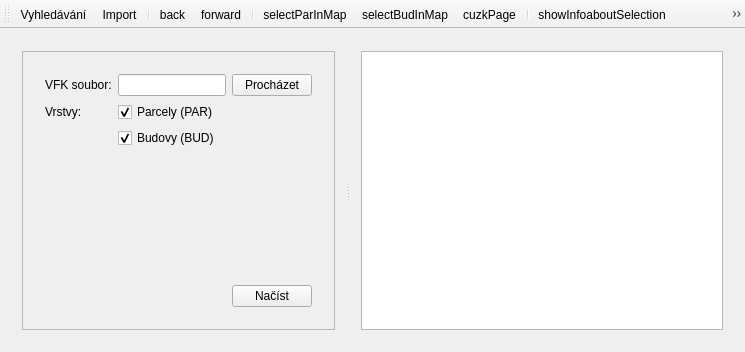
<?xml version="1.0" encoding="UTF-8"?>
<ui version="4.0">
 <class>MainApp</class>
 <widget class="QMainWindow" name="MainApp">
  <property name="geometry">
   <rect>
    <x>0</x>
    <y>0</y>
    <width>745</width>
    <height>352</height>
   </rect>
  </property>
  <property name="windowTitle">
   <string>Prohlížeč VFK</string>
  </property>
  <property name="layoutDirection">
   <enum>Qt::LeftToRight</enum>
  </property>
  <property name="tabShape">
   <enum>QTabWidget::Rounded</enum>
  </property>
  <widget class="QWidget" name="centralWidget">
   <layout class="QGridLayout" name="gridLayout_4">
    <item row="0" column="0">
     <widget class="QSplitter" name="splitter">
      <property name="orientation">
       <enum>Qt::Horizontal</enum>
      </property>
      <widget class="QStackedWidget" name="stackedWidget">
       <property name="sizePolicy">
        <sizepolicy hsizetype="Fixed" vsizetype="Preferred">
         <horstretch>2</horstretch>
         <verstretch>0</verstretch>
        </sizepolicy>
       </property>
       <property name="currentIndex">
        <number>0</number>
       </property>
       <widget class="QWidget" name="importPage">
        <layout class="QGridLayout" name="gridLayout_10">
         <item row="0" column="0">
          <widget class="QScrollArea" name="scrollArea_5">
           <property name="widgetResizable">
            <bool>true</bool>
           </property>
           <widget class="QWidget" name="scrollAreaWidgetContents_5">
            <property name="geometry">
             <rect>
              <x>0</x>
              <y>0</y>
              <width>349</width>
              <height>274</height>
             </rect>
            </property>
            <layout class="QGridLayout" name="gridLayout_11">
             <item row="0" column="0">
              <widget class="QWidget" name="widget" native="true">
               <layout class="QVBoxLayout" name="verticalLayout_2">
                <item>
                 <layout class="QGridLayout" name="gridLayout_12">
                  <item row="1" column="0">
                   <widget class="QLabel" name="label_2">
                    <property name="text">
                     <string>Vrstvy:</string>
                    </property>
                   </widget>
                  </item>
                  <item row="1" column="1">
                   <widget class="QCheckBox" name="parCheckBox">
                    <property name="text">
                     <string>Parcely (PAR)</string>
                    </property>
                    <property name="checked">
                     <bool>true</bool>
                    </property>
                   </widget>
                  </item>
                  <item row="2" column="1">
                   <widget class="QCheckBox" name="budCheckBox">
                    <property name="text">
                     <string>Budovy (BUD)</string>
                    </property>
                    <property name="checked">
                     <bool>true</bool>
                    </property>
                   </widget>
                  </item>
                  <item row="0" column="0">
                   <widget class="QLabel" name="label">
                    <property name="text">
                     <string>VFK soubor:</string>
                    </property>
                   </widget>
                  </item>
                  <item row="0" column="1">
                   <layout class="QHBoxLayout" name="horizontalLayout_3">
                    <item>
                     <widget class="QLineEdit" name="vfkFileLineEdit"/>
                    </item>
                    <item>
                     <widget class="QPushButton" name="browseButton">
                      <property name="text">
                       <string>Procházet</string>
                      </property>
                     </widget>
                    </item>
                   </layout>
                  </item>
                 </layout>
                </item>
                <item>
                 <spacer name="verticalSpacer">
                  <property name="orientation">
                   <enum>Qt::Vertical</enum>
                  </property>
                  <property name="sizeHint" stdset="0">
                   <size>
                    <width>20</width>
                    <height>40</height>
                   </size>
                  </property>
                 </spacer>
                </item>
                <item>
                 <layout class="QHBoxLayout" name="horizontalLayout_2">
                  <item>
                   <spacer name="horizontalSpacer_2">
                    <property name="orientation">
                     <enum>Qt::Horizontal</enum>
                    </property>
                    <property name="sizeHint" stdset="0">
                     <size>
                      <width>40</width>
                      <height>20</height>
                     </size>
                    </property>
                   </spacer>
                  </item>
                  <item>
                   <widget class="QPushButton" name="loadVfkButton">
                    <property name="text">
                     <string>Načíst</string>
                    </property>
                   </widget>
                  </item>
                 </layout>
                </item>
               </layout>
              </widget>
             </item>
            </layout>
           </widget>
          </widget>
         </item>
        </layout>
       </widget>
       <widget class="QWidget" name="searchPage">
        <property name="sizePolicy">
         <sizepolicy hsizetype="Preferred" vsizetype="Preferred">
          <horstretch>0</horstretch>
          <verstretch>0</verstretch>
         </sizepolicy>
        </property>
        <layout class="QVBoxLayout" name="verticalLayout_3">
         <item>
          <layout class="QHBoxLayout" name="horizontalLayout_4">
           <item>
            <widget class="QLabel" name="label_3">
             <property name="sizePolicy">
              <sizepolicy hsizetype="Minimum" vsizetype="Preferred">
               <horstretch>0</horstretch>
               <verstretch>0</verstretch>
              </sizepolicy>
             </property>
             <property name="text">
              <string>Vyhledat:</string>
             </property>
            </widget>
           </item>
           <item>
            <widget class="QComboBox" name="searchCombo">
             <property name="sizePolicy">
              <sizepolicy hsizetype="MinimumExpanding" vsizetype="Fixed">
               <horstretch>0</horstretch>
               <verstretch>0</verstretch>
              </sizepolicy>
             </property>
            </widget>
           </item>
          </layout>
         </item>
         <item>
          <widget class="QStackedWidget" name="searchForms">
           <property name="currentIndex">
            <number>1</number>
           </property>
           <widget class="QWidget" name="page">
            <layout class="QGridLayout" name="gridLayout">
             <item row="0" column="0">
              <widget class="QScrollArea" name="scrollArea">
               <property name="widgetResizable">
                <bool>true</bool>
               </property>
               <widget class="QWidget" name="scrollAreaWidgetContents">
                <property name="geometry">
                 <rect>
                  <x>0</x>
                  <y>0</y>
                  <width>98</width>
                  <height>28</height>
                 </rect>
                </property>
                <layout class="QGridLayout" name="gridLayout_5">
                 <item row="0" column="0">
                  <widget class="QWidget" name="vlastniciSearchForm" native="true"/>
                 </item>
                </layout>
               </widget>
              </widget>
             </item>
            </layout>
           </widget>
           <widget class="QWidget" name="page_2">
            <layout class="QGridLayout" name="gridLayout_6">
             <item row="0" column="0">
              <widget class="QScrollArea" name="scrollArea_3">
               <property name="widgetResizable">
                <bool>true</bool>
               </property>
               <widget class="QWidget" name="scrollAreaWidgetContents_2">
                <property name="geometry">
                 <rect>
                  <x>0</x>
                  <y>0</y>
                  <width>98</width>
                  <height>28</height>
                 </rect>
                </property>
                <layout class="QGridLayout" name="gridLayout_7">
                 <item row="0" column="0">
                  <widget class="QWidget" name="parcelySearchForm" native="true"/>
                 </item>
                </layout>
               </widget>
              </widget>
             </item>
            </layout>
           </widget>
           <widget class="QWidget" name="page_3">
            <layout class="QGridLayout" name="gridLayout_2">
             <item row="0" column="0">
              <widget class="QScrollArea" name="scrollArea_2">
               <property name="widgetResizable">
                <bool>true</bool>
               </property>
               <widget class="QWidget" name="scrollAreaWidgetContents_3">
                <property name="geometry">
                 <rect>
                  <x>0</x>
                  <y>0</y>
                  <width>98</width>
                  <height>28</height>
                 </rect>
                </property>
                <layout class="QGridLayout" name="gridLayout_3">
                 <item row="0" column="0">
                  <widget class="QWidget" name="budovySearchForm" native="true"/>
                 </item>
                </layout>
               </widget>
              </widget>
             </item>
            </layout>
           </widget>
           <widget class="QWidget" name="page_4">
            <layout class="QGridLayout" name="gridLayout_8">
             <item row="0" column="0">
              <widget class="QScrollArea" name="scrollArea_4">
               <property name="widgetResizable">
                <bool>true</bool>
               </property>
               <widget class="QWidget" name="scrollAreaWidgetContents_4">
                <property name="geometry">
                 <rect>
                  <x>0</x>
                  <y>0</y>
                  <width>98</width>
                  <height>28</height>
                 </rect>
                </property>
                <layout class="QGridLayout" name="gridLayout_9">
                 <item row="0" column="0">
                  <widget class="QWidget" name="jednotkySearchForm" native="true"/>
                 </item>
                </layout>
               </widget>
              </widget>
             </item>
            </layout>
           </widget>
          </widget>
         </item>
         <item>
          <layout class="QHBoxLayout" name="horizontalLayout">
           <item>
            <spacer name="horizontalSpacer">
             <property name="orientation">
              <enum>Qt::Horizontal</enum>
             </property>
             <property name="sizeHint" stdset="0">
              <size>
               <width>40</width>
               <height>20</height>
              </size>
             </property>
            </spacer>
           </item>
           <item>
            <widget class="QPushButton" name="searchButton">
             <property name="text">
              <string>Hledej</string>
             </property>
            </widget>
           </item>
          </layout>
         </item>
        </layout>
       </widget>
      </widget>
      <widget class="QWidget" name="widget_2" native="true">
       <property name="sizePolicy">
        <sizepolicy hsizetype="Preferred" vsizetype="Preferred">
         <horstretch>3</horstretch>
         <verstretch>0</verstretch>
        </sizepolicy>
       </property>
       <layout class="QVBoxLayout" name="rightWidgetLayout">
        <item>
         <widget class="QTextBrowser" name="vfkBrowser"/>
        </item>
       </layout>
      </widget>
     </widget>
    </item>
   </layout>
  </widget>
  <widget class="QToolBar" name="toolBar">
   <property name="windowTitle">
    <string>toolBar</string>
   </property>
   <attribute name="toolBarArea">
    <enum>TopToolBarArea</enum>
   </attribute>
   <attribute name="toolBarBreak">
    <bool>false</bool>
   </attribute>
   <addaction name="actionVyhledavani"/>
   <addaction name="actionImport"/>
   <addaction name="separator"/>
   <addaction name="actionBack"/>
   <addaction name="actionForward"/>
   <addaction name="separator"/>
   <addaction name="actionSelectParInMap"/>
   <addaction name="actionSelectBudInMap"/>
   <addaction name="actionCuzkPage"/>
   <addaction name="separator"/>
   <addaction name="actionShowInfoaboutSelection"/>
   <addaction name="actionShowHelpPage"/>
   <addaction name="actionExportLatex"/>
   <addaction name="actionExportHtml"/>
  </widget>
  <action name="actionVyhledavani">
   <property name="checkable">
    <bool>true</bool>
   </property>
   <property name="icon">
    <iconset resource="resources.qrc">
     <normaloff>:/search.png</normaloff>:/search.png</iconset>
   </property>
   <property name="text">
    <string>Vyhledávání</string>
   </property>
   <property name="toolTip">
    <string>Vyhledávání</string>
   </property>
   <property name="shortcut">
    <string>Ctrl+F</string>
   </property>
  </action>
  <action name="actionImport">
   <property name="checkable">
    <bool>true</bool>
   </property>
   <property name="icon">
    <iconset resource="resources.qrc">
     <normaloff>:/db-add.png</normaloff>:/db-add.png</iconset>
   </property>
   <property name="text">
    <string>Import</string>
   </property>
   <property name="toolTip">
    <string>Import VFK</string>
   </property>
   <property name="shortcut">
    <string>Ctrl+I</string>
   </property>
  </action>
  <action name="actionBack">
   <property name="icon">
    <iconset resource="resources.qrc">
     <normaloff>:/arrowBack.png</normaloff>:/arrowBack.png</iconset>
   </property>
   <property name="text">
    <string>back</string>
   </property>
   <property name="toolTip">
    <string>Zpět</string>
   </property>
   <property name="shortcut">
    <string>Ctrl+Z</string>
   </property>
  </action>
  <action name="actionForward">
   <property name="enabled">
    <bool>true</bool>
   </property>
   <property name="icon">
    <iconset resource="resources.qrc">
     <normaloff>:/arrowForward.png</normaloff>:/arrowForward.png</iconset>
   </property>
   <property name="text">
    <string>forward</string>
   </property>
   <property name="toolTip">
    <string>Vpřed</string>
   </property>
   <property name="shortcut">
    <string>Ctrl+Shift+Z</string>
   </property>
  </action>
  <action name="actionExportLatex">
   <property name="text">
    <string>LaTeX</string>
   </property>
   <property name="toolTip">
    <string>Export do LaTeXu</string>
   </property>
  </action>
  <action name="actionExportHtml">
   <property name="text">
    <string>HTML</string>
   </property>
   <property name="toolTip">
    <string>Export do HTML</string>
   </property>
  </action>
  <action name="actionSelectParInMap">
   <property name="icon">
    <iconset resource="resources.qrc">
     <normaloff>:/selectPar.png</normaloff>:/selectPar.png</iconset>
   </property>
   <property name="text">
    <string>selectParInMap</string>
   </property>
   <property name="toolTip">
    <string>Označit aktuální parcely v mapě</string>
   </property>
  </action>
  <action name="actionSelectBudInMap">
   <property name="icon">
    <iconset resource="resources.qrc">
     <normaloff>:/selectBud.png</normaloff>:/selectBud.png</iconset>
   </property>
   <property name="text">
    <string>selectBudInMap</string>
   </property>
   <property name="toolTip">
    <string>Označit aktuální budovy v mapě</string>
   </property>
  </action>
  <action name="actionCuzkPage">
   <property name="icon">
    <iconset resource="resources.qrc">
     <normaloff>:/cuzk.png</normaloff>:/cuzk.png</iconset>
   </property>
   <property name="text">
    <string>cuzkPage</string>
   </property>
   <property name="toolTip">
    <string>Otevřít v prohlížeči aplikaci Nahlížení do KN pro aktuální nemovitost</string>
   </property>
  </action>
  <action name="actionShowInfoaboutSelection">
   <property name="checkable">
    <bool>true</bool>
   </property>
   <property name="icon">
    <iconset resource="resources.qrc">
     <normaloff>:/showInfo.png</normaloff>:/showInfo.png</iconset>
   </property>
   <property name="text">
    <string>showInfoaboutSelection</string>
   </property>
   <property name="toolTip">
    <string>Aktivovat/deaktivovat zobrazení informací o vybraných nemovitostech</string>
   </property>
  </action>
  <action name="actionShowHelpPage">
   <property name="icon">
    <iconset resource="resources.qrc">
     <normaloff>:/vfkPlugin.png</normaloff>:/vfkPlugin.png</iconset>
   </property>
   <property name="text">
    <string>showHelpPage</string>
   </property>
   <property name="toolTip">
    <string>Zobrazit nápovědu</string>
   </property>
  </action>
 </widget>
 <layoutdefault spacing="6" margin="11"/>
 <resources>
  <include location="resources.qrc"/>
 </resources>
 <connections/>
</ui>
